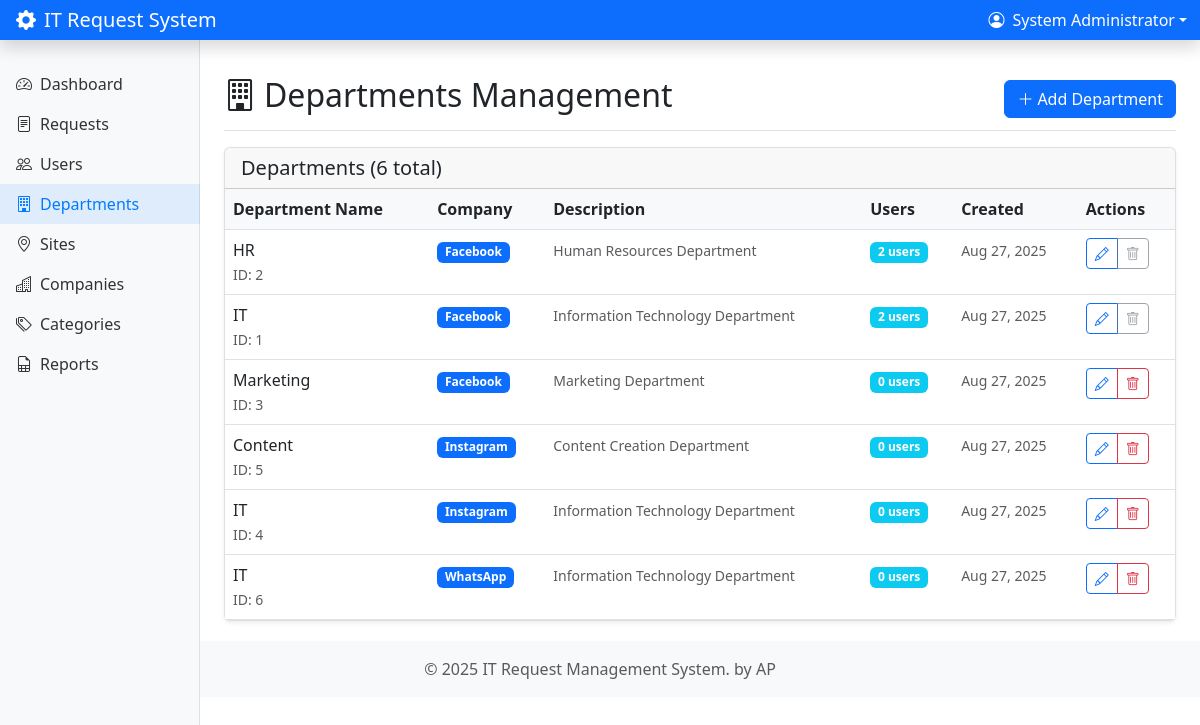
The page /departments/index.php (signed in) on the database its author committed.
### tables this page shows
CREATE TABLE `departments` (
  `id` int(11) NOT NULL AUTO_INCREMENT,
  `name` varchar(255) NOT NULL,
  `description` text,
  `company_id` int(11) NOT NULL,
  `created_at` timestamp NOT NULL DEFAULT current_timestamp(),
  `updated_at` timestamp NOT NULL DEFAULT current_timestamp() ON UPDATE current_timestamp(),
  PRIMARY KEY (`id`),
  KEY `fk_dept_company` (`company_id`),
  CONSTRAINT `fk_dept_company` FOREIGN KEY (`company_id`) REFERENCES `companies` (`id`) ON DELETE CASCADE
);

CREATE TABLE `companies` (
  `id` int(11) NOT NULL AUTO_INCREMENT,
  `name` varchar(255) NOT NULL,
  `description` text,
  `created_at` timestamp NOT NULL DEFAULT current_timestamp(),
  `updated_at` timestamp NOT NULL DEFAULT current_timestamp() ON UPDATE current_timestamp(),
  PRIMARY KEY (`id`),
  UNIQUE KEY `name` (`name`)
);

### config/db.php (called while the page is built, shortened)
<?php
function executeQuery($pdo, $query, $params = []) {
    try {
        $stmt = $pdo->prepare($query);
        $stmt->execute($params);
        return $stmt;
    } catch(PDOException $e) {
        error_log("Database error: " . $e->getMessage());
        return false;
    }
}
function fetchAll($pdo, $query, $params = []) {
    $stmt = executeQuery($pdo, $query, $params);
    return $stmt ? $stmt->fetchAll() : [];
}
?>

### departments/index.php (the view, shortened to what this page needs)
<?php
require_once '../includes/auth.php';
$departments = fetchAll($pdo, "
    SELECT d.*, c.name as company_name,
           COUNT(u.id) as user_count
    FROM departments d
    JOIN companies c ON d.company_id = c.id
    LEFT JOIN users u ON d.id = u.department_id
    GROUP BY d.id
    ORDER BY c.name, d.name
");
include '../includes/header.php';
?>
<div class="d-flex justify-content-between flex-wrap flex-md-nowrap align-items-center pt-3 pb-2 mb-3 border-bottom">
    <h1 class="h2">
        <i class="bi bi-building me-2"></i>Departments Management
    </h1>
    <div class="btn-toolbar mb-2 mb-md-0">
        <button type="button" class="btn btn-primary" data-bs-toggle="modal" data-bs-target="#departmentModal" onclick="openCreateModal()">
            <i class="bi bi-plus-lg me-1"></i>Add Department
        </button>
    </div>
</div>
<div class="card">
    <div class="card-header">
        <h5 class="card-title mb-0">
            Departments (<?php echo count($departments); ?> total)
        </h5>
    </div>
    <div class="card-body p-0">
        <?php if (empty($departments)): ?>
            <div class="text-center py-5">
                <i class="bi bi-building display-1 text-muted"></i>
                <h4 class="mt-3">No departments found</h4>
                <p class="text-muted">Create your first department to get started.</p>
                <button type="button" class="btn btn-primary" data-bs-toggle="modal" data-bs-target="#departmentModal" onclick="openCreateModal()">
                    <i class="bi bi-plus-lg me-1"></i>Add Department
                </button>
            </div>
        <?php else: ?>
            <div class="table-responsive">
                <table class="table table-hover mb-0">
                    <thead>
                        <tr>
                            <th>Department Name</th>
                            <th>Company</th>
                            <th>Description</th>
                            <th>Users</th>
                            <th>Created</th>
                            <th>Actions</th>
                        </tr>
                    </thead>
                    <tbody>
                        <?php foreach ($departments as $department): ?>
                            <tr>
                                <td>
                                    <div class="fw-medium"><?php echo htmlspecialchars($department['name']); ?></div>
                                    <small class="text-muted">ID: <?php echo $department['id']; ?></small>
                                </td>
                                <td>
                                    <span class="badge bg-primary"><?php echo htmlspecialchars($department['company_name']); ?></span>
                                </td>
                                <td>
                                    <?php if ($department['description']): ?>
                                        <small class="text-muted"><?php echo htmlspecialchars($department['description']); ?></small>
                                    <?php else: ?>
                                        <small class="text-muted fst-italic">No description</small>
                                    <?php endif; ?>
                                </td>
                                <td>
                                    <span class="badge bg-info"><?php echo $department['user_count']; ?> users</span>
                                </td>
                                <td>
                                    <small class="text-muted">
                                        <?php echo date('M j, Y', strtotime($department['created_at'])); ?>
                                    </small>
                                </td>
                                <td>
                                    <div class="btn-group btn-group-sm">
                                        <button type="button" class="btn btn-outline-primary"
                                                onclick="openEditModal(<?php echo htmlspecialchars(json_encode($department)); ?>)"
                                                title="Edit">
                                            <i class="bi bi-pencil"></i>
                                        </button>
                                        <?php if ($department['user_count'] == 0): ?>
                                            <button type="button" class="btn btn-outline-danger"
                                                    onclick="deleteDepartment(<?php echo $department['id']; ?>, '<?php echo htmlspecialchars($department['name']); ?>')"
                                                    title="Delete">
                                                <i class="bi bi-trash"></i>
                                            </button>
                                        <?php else: ?>
                                            <button type="button" class="btn btn-outline-secondary" disabled
                                                    title="Cannot delete - has users assigned">
                                                <i class="bi bi-trash"></i>
                                            </button>
                                        <?php endif; ?>
                                    </div>
                                </td>
                            </tr>
                        <?php endforeach; ?>
                    </tbody>
                </table>
            </div>
        <?php endif; ?>
    </div>
</div>
<?php include '../includes/footer.php'; ?>

### includes/header.php (style rules this page uses)
.card { box-shadow: 0 0.125rem 0.25rem rgba(0, 0, 0, 0.075); border: 1px solid rgba(0, 0, 0, 0.125); }
.table th { border-top: none; font-weight: 600; background-color: #f8f9fa; }

### rows shown on the page
departments: name "HR", id "2", company.name "Facebook", description "Human Resources Department", user_count "2", created_at "Aug 27, 2025"
departments: name "IT", id "1", company.name "Facebook", description "Information Technology Department", user_count "2", created_at "Aug 27, 2025"
departments: name "Marketing", id "3", company.name "Facebook", description "Marketing Department", user_count "0", created_at "Aug 27, 2025"
departments: name "Content", id "5", company.name "Instagram", description "Content Creation Department", user_count "0", created_at "Aug 27, 2025"
departments: name "IT", id "4", company.name "Instagram", description "Information Technology Department", user_count "0", created_at "Aug 27, 2025"
departments: name "IT", id "6", company.name "WhatsApp", description "Information Technology Department", user_count "0", created_at "Aug 27, 2025"

### other values the page prints
$current_user['name'] "System Administrator"
count($departments) "6"
